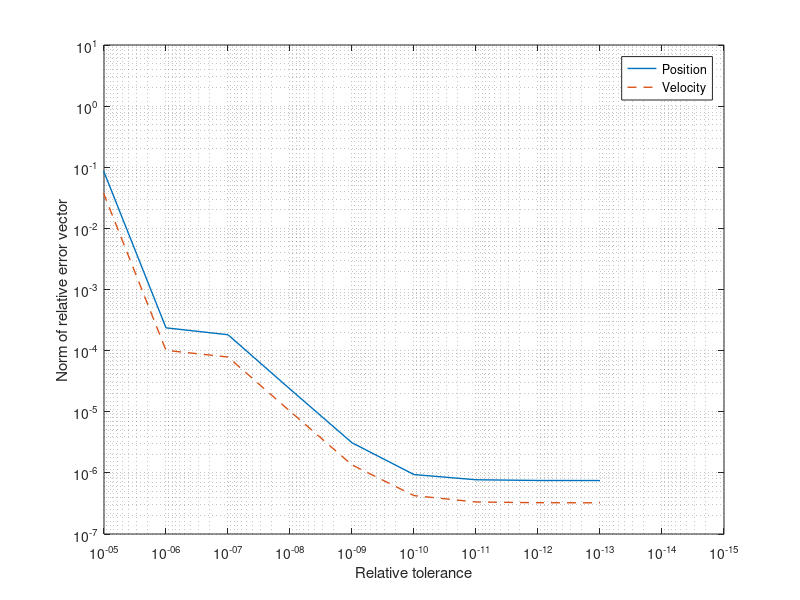

The MATLAB script that drew this image:
%% Convergence study
% This script is used to plot the convergence of the ode45 solver according
% to the relative tolerance setting. The norm of the relative error on position 
% and velocity has been computed for different relative tolerances
close all; clear;

MATLABc = {
    [0, 0.4470, 0.7410];
    [0.8500, 0.3250, 0.0980];
    [0.9290, 0.6940, 0.1250];
    [0.4940, 0.1840, 0.5560];
    [0.4660, 0.6740, 0.1880];
    [0.3010, 0.7450, 0.9330];
    [0.6350, 0.0780, 0.1840];
    };

% Relative tolerances array
reltol = ones(1,10) * 1e-3;
for i = 1:numel(reltol)
    reltol(i) = reltol(i)*10^(-i);
end

% Norms of cartesian relative errors (computed separately)
norm_erel_cart = [
       2.49     1.41 ;
    8.38E-2  3.62E-2 ;
    2.36E-4  1.01E-4 ;
    1.82E-4  7.86E-5 ;
    2.35E-5  1.02E-5 ;
    3.11E-6  1.35E-6 ;
    9.38E-7  4.25E-7 ;
    7.72E-7  3.34E-7 ;
    7.51E-7  3.25E-7 ;
    7.49E-7  3.24E-7 ]; 

% Plot
f = figure;
box on; grid on;

plot(reltol,norm_erel_cart(:,1),  ...
    'Color', MATLABc{1},          ...
    'LineWidth', 1 );
hold on;
plot(reltol,norm_erel_cart(:,2),  ...
    'Color', MATLABc{2},          ...
    'LineWidth', 1,               ...
    'LineStyle', '--'              );

set(gca,                ...
    'XDir', 'reverse',  ...
    'YScale', 'log',    ...
    'XScale', 'log'      );

xlabel('Relative tolerance'); grid minor;
ylabel('Norm of relative error vector');
xlim([1e-15 1e-5]);
legend({'Position', 'Velocity'});



